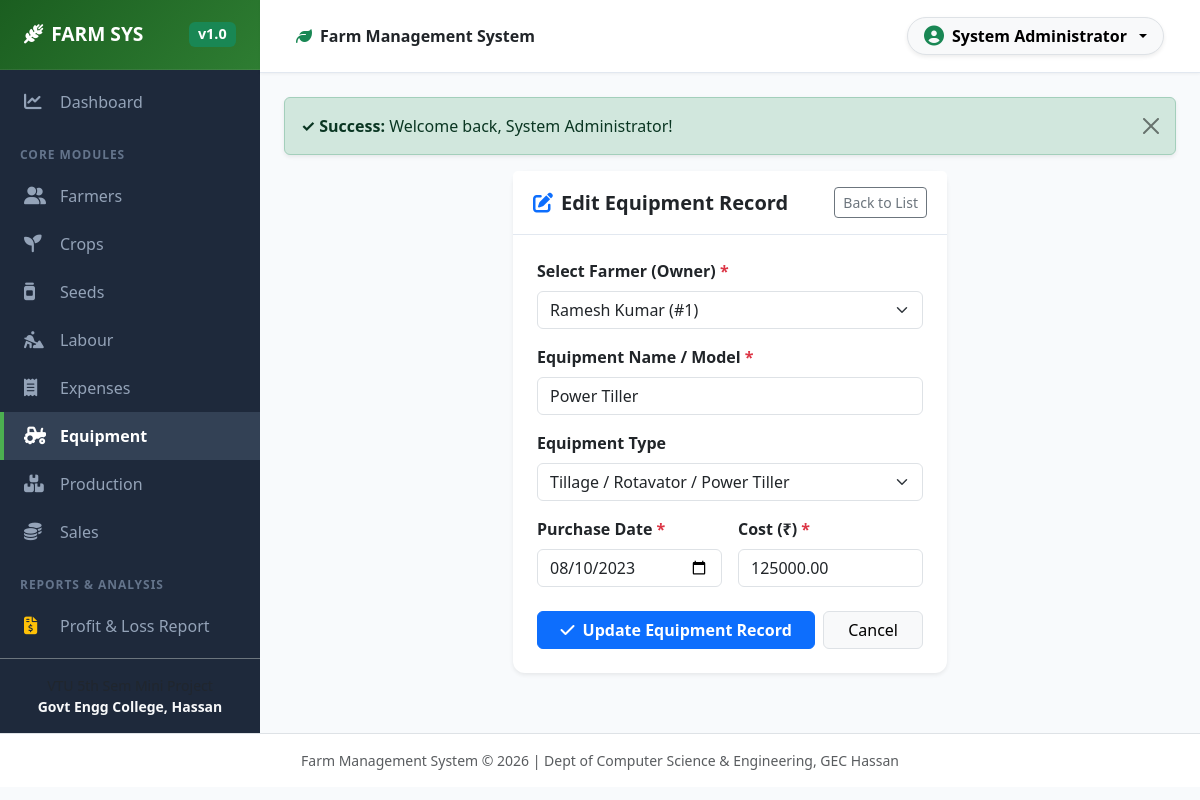
/modules/equipment/edit.php?id=2 (signed in), run on the app's committed database.
### tables this page shows
CREATE TABLE IF NOT EXISTS `equipment` (
  `equipment_id` INT AUTO_INCREMENT PRIMARY KEY,
  `farmer_id` INT NOT NULL,
  `equipment_name` VARCHAR(100) NOT NULL,
  `type` VARCHAR(50) NOT NULL,
  `purchase_date` DATE NOT NULL,
  `cost` DECIMAL(10,2) NOT NULL,
  `created_at` TIMESTAMP DEFAULT CURRENT_TIMESTAMP,
  FOREIGN KEY (`farmer_id`) REFERENCES `farmer`(`farmer_id`) ON DELETE CASCADE
);

CREATE TABLE IF NOT EXISTS `farmer` (
  `farmer_id` INT AUTO_INCREMENT PRIMARY KEY,
  `name` VARCHAR(100) NOT NULL,
  `phone` VARCHAR(15) NOT NULL,
  `address` TEXT,
  `created_at` TIMESTAMP DEFAULT CURRENT_TIMESTAMP
);

### modules/equipment/edit.php (the view, shortened to what this page needs)
<?php
require_once __DIR__ . '/../../includes/header.php';
$id = intval($_GET['id'] ?? 0);
$stmt = $pdo->prepare("SELECT * FROM equipment WHERE equipment_id = ?");
$stmt->execute([$id]);
$equipment = $stmt->fetch();
$farmers = $pdo->query("SELECT farmer_id, name FROM farmer ORDER BY name ASC")->fetchAll();
if ($_SERVER['REQUEST_METHOD'] === 'POST') {
    $farmer_id = intval($_POST['farmer_id'] ?? 0);
    $equipment_name = trim($_POST['equipment_name'] ?? '');
    $type = trim($_POST['type'] ?? '');
    $purchase_date = trim($_POST['purchase_date'] ?? '');
    $cost = floatval($_POST['cost'] ?? 0);
    if (empty($farmer_id) || empty($equipment_name) || empty($purchase_date) || $cost < 0) {
        $error = 'Farmer, Equipment Name, Purchase Date, and valid Cost are required.';
    } else {
        $update_stmt = $pdo->prepare("UPDATE equipment SET farmer_id = ?, equipment_name = ?, type = ?, purchase_date = ?, cost = ? WHERE equipment_id = ?");
        if ($update_stmt->execute([$farmer_id, $equipment_name, $type, $purchase_date, $cost, $id])) {
            set_flash('success', "Equipment '$equipment_name' updated successfully!");
            redirect('list.php');
        } else {
            $error = 'Failed to update equipment record.';
        }
    }
} else {
    $farmer_id = $equipment['farmer_id'];
    $equipment_name = $equipment['equipment_name'];
    $type = $equipment['type'];
    $purchase_date = $equipment['purchase_date'];
    $cost = $equipment['cost'];
}
?>
<div class="row justify-content-center">
    <div class="col-md-7 col-lg-6">
        <div class="card shadow-sm border-0">
            <div class="card-header bg-white py-3 d-flex justify-content-between align-items-center">
                <h5 class="fw-bold text-dark mb-0"><i class="fa-solid fa-pen-to-square text-primary me-2"></i>Edit Equipment Record</h5>
                <a href="list.php" class="btn btn-sm btn-outline-secondary">Back to List</a>
            </div>
            <div class="card-body p-4">
                <form action="edit.php?id=<?= $id ?>" method="POST" class="needs-validation" novalidate>
                    <div class="mb-3">
                        <label class="form-label fw-semibold">Select Farmer (Owner) <span class="text-danger">*</span></label>
                        <select name="farmer_id" class="form-select" required>
                            <?php foreach ($farmers as $f): ?>
                                <option value="<?= $f['farmer_id'] ?>" <?= ($farmer_id == $f['farmer_id']) ? 'selected' : '' ?>>
                                    <?= htmlspecialchars($f['name']) ?> (#<?= $f['farmer_id'] ?>)
                                </option>
                            <?php endforeach; ?>
                        </select>
                    </div>
                    <div class="mb-3">
                        <label class="form-label fw-semibold">Equipment Name / Model <span class="text-danger">*</span></label>
                        <input type="text" name="equipment_name" class="form-control" value="<?= htmlspecialchars($equipment_name) ?>" required>
                    </div>
                    <div class="mb-3">
                        <label class="form-label fw-semibold">Equipment Type</label>
                        <select name="type" class="form-select">
                            <option value="Tillage" <?= ($type === 'Tillage') ? 'selected' : '' ?>>Tillage / Rotavator / Power Tiller</option>
                        </select>
                    </div>
                    <div class="row g-3 mb-4">
                        <div class="col-md-6">
                            <label class="form-label fw-semibold">Purchase Date <span class="text-danger">*</span></label>
                            <input type="date" name="purchase_date" class="form-control" value="<?= htmlspecialchars($purchase_date) ?>" required>
                        </div>
                        <div class="col-md-6">
                            <label class="form-label fw-semibold">Cost (₹) <span class="text-danger">*</span></label>
                            <input type="number" step="0.01" min="0" name="cost" class="form-control" value="<?= htmlspecialchars($cost) ?>" required>
                        </div>
                    </div>
                    <div class="d-flex gap-2">
                        <button type="submit" class="btn btn-primary flex-fill fw-semibold">
                            <i class="fa-solid fa-check me-1"></i> Update Equipment Record
                        </button>
                        <a href="list.php" class="btn btn-light border px-4">Cancel</a>
                    </div>
                </form>
            </div>
        </div>
    </div>
</div>
<?php require_once __DIR__ . '/../../includes/footer.php'; ?>

### assets/css/style.css (style rules this page uses)
:root { --primary-color: #2e7d32; --primary-dark: #1b5e20; --primary-light: #e8f5e9; --accent-color: #4caf50; --sidebar-bg: #1e293b; --sidebar-hover: #334155; --sidebar-text: #94a3b8; --bg-light: #f8fafc; --card-shadow: 0 4px 6px -1px rgba(0, 0, 0, 0.05), 0 2px 4px -1px rgba(0, 0, 0, 0.03); --hover-shadow: 0 10px 15px -3px rgba(0, 0, 0, 0.08), 0 4px 6px -2px rgba(0, 0, 0, 0.04); }
body { font-family: 'Segoe UI', system-ui, -apple-system, sans-serif; background-color: var(--bg-light); color: #334155; min-height: 100vh; }
.card { border: none; border-radius: 12px; box-shadow: var(--card-shadow); }
.card-header { background-color: #ffffff; border-bottom: 1px solid #e2e8f0; font-weight: 600; padding: 1rem 1.25rem; }

### data on the page
equipment: farmer_id "Ramesh Kumar (#1)", equipment_name "Power Tiller", type "Tillage / Rotavator / Power Tiller", purchase_date "08/10/2023", cost "125000.00"

### other printed values
$_SESSION['full_name'] "System Administrator"
$flash['message'] "Welcome back, System Administrator!"
